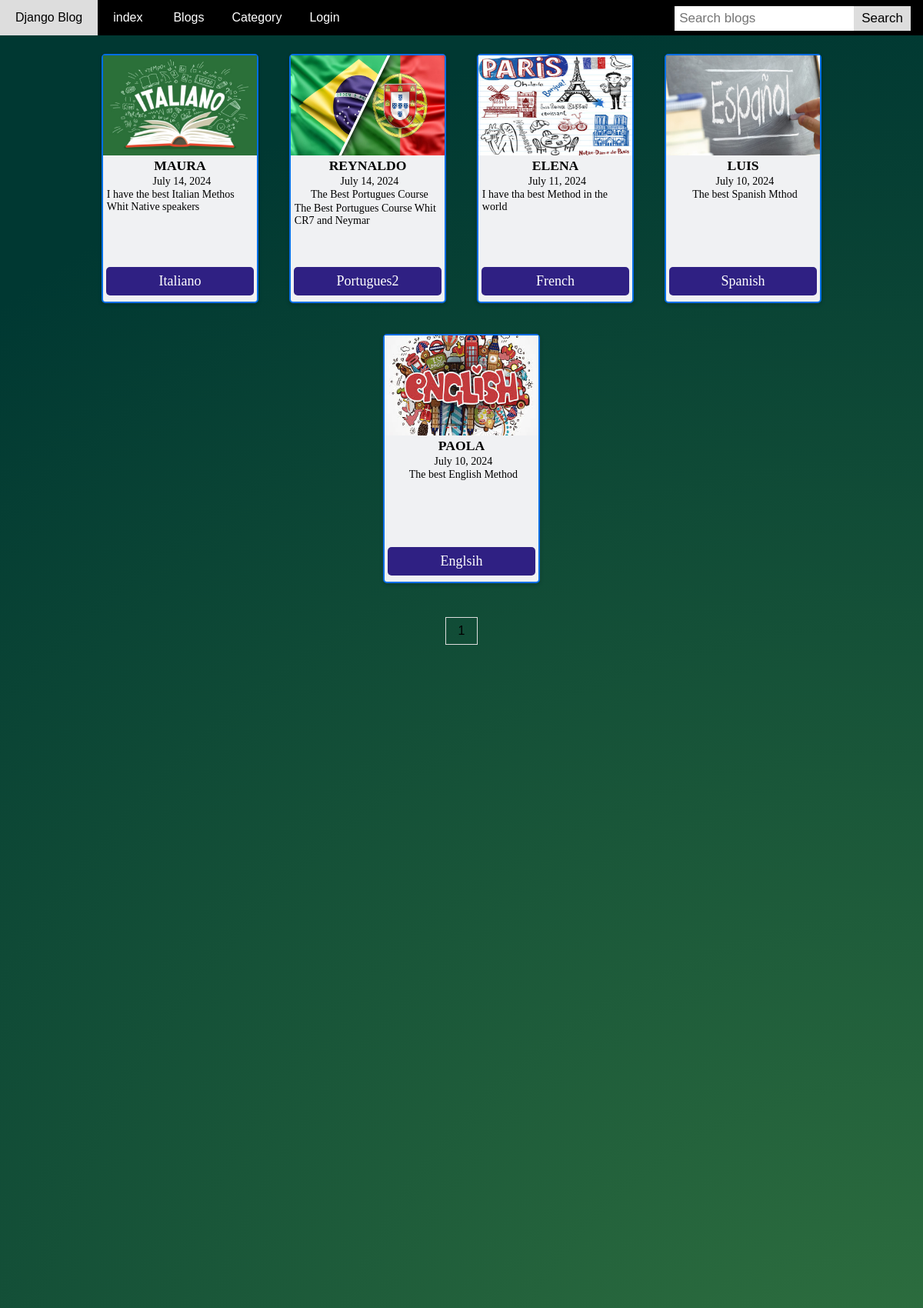
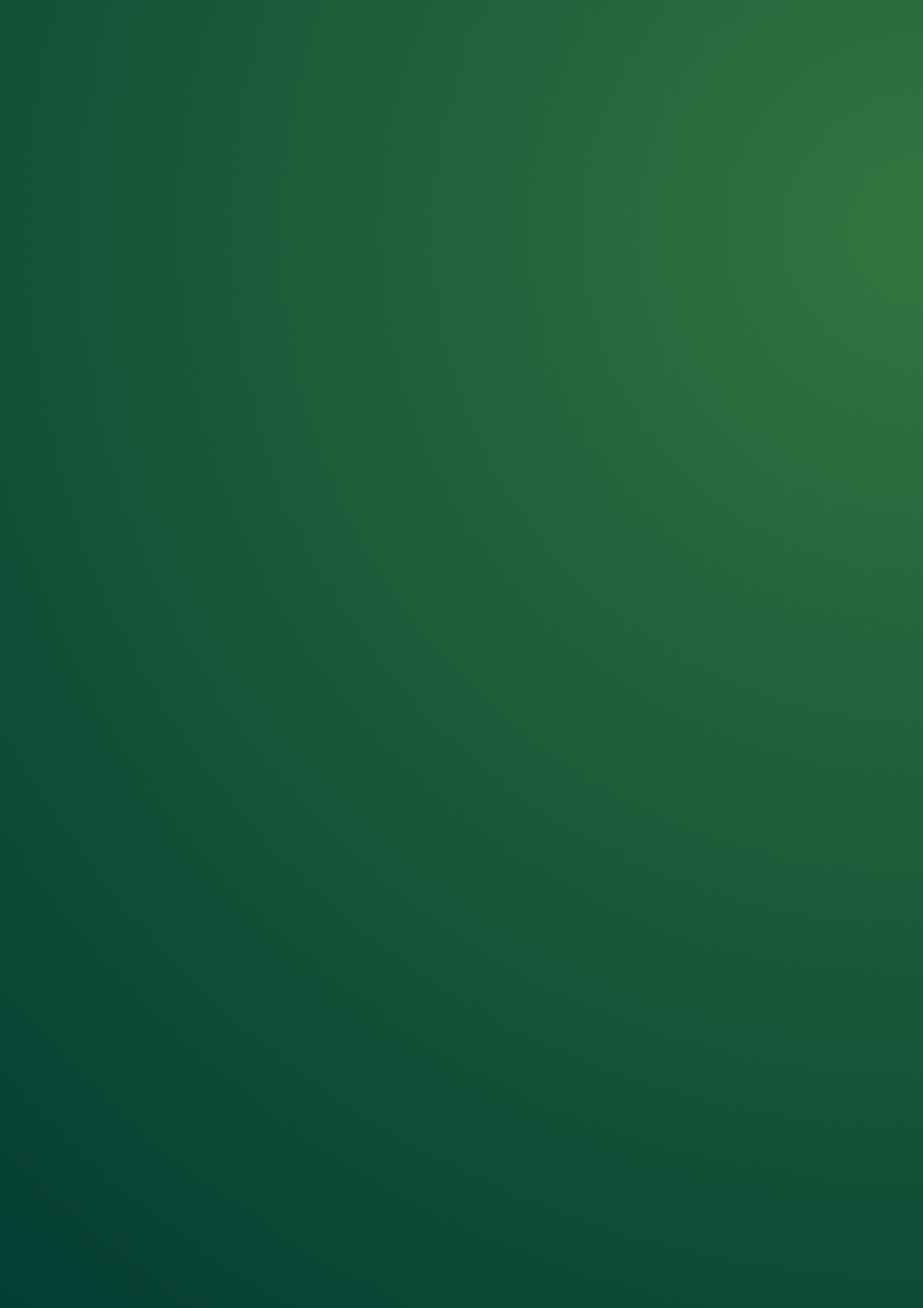
The app's page /blogs/ (upper part) with its own data (2 pictures, top to bottom).
### blog/models.py (models this page shows, shortened)
class Blog(models.Model):
    user = models.ForeignKey(
        User,
        related_name='user_blogs',
        on_delete=models.CASCADE
    )
    category = models.ForeignKey(
        Category,
        related_name='category_blogs',
        on_delete=models.CASCADE
    )
    tags = models.ManyToManyField(
        Tag,
        related_name='tag_blogs',
        blank=True
    )
    likes = models.ManyToManyField(
        User,
        related_name='user_likes',
        blank=True
    )
    title = models.CharField(
        max_length=250
    )
    CCI = models.CharField(
        max_length=250, null=True
    )
    price = models.CharField(
        max_length=250, null=True
    )
    slug = models.SlugField(null=True, blank=True)
    banner = models.ImageField(upload_to='blog_banners')
    description = RichTextField()
    created_date = models.DateField(auto_now_add=True)

class Tag(models.Model):
    title = models.CharField(max_length=150)
    slug = models.SlugField(null=True, blank=True)
    created_date = models.DateField(auto_now_add=True)

### user_profile/models.py (models this page shows, shortened)
class User(AbstractUser):
    email = models.EmailField(
        max_length=150,
        unique=True,
        error_messages={
            "unique": "The email must be unique"
        }
    )
    profile_image = models.ImageField(
        null=True,
        blank=True,
        upload_to="profile_images"
    )
    followers = models.ManyToManyField("Follow")
    REQUIRED_FIELDS = ["email"]
    objects = CustomUserManager()

### blog/views.py (the view)
# urls.py: path('blogs/', blogs, name='blogs'),
def blogs(request):
    queryset = Blog.objects.order_by('-created_date')
    tags = Tag.objects.order_by('-created_date')
    page = request.GET.get('page', 1)
    paginator = Paginator(queryset, 10)
    try:
        blogs = paginator.page(page)
    except EmptyPage:
        blogs = paginator.page(1)
    except PageNotAnInteger:
        blogs = paginator.page(1)
        return redirect('blogs')
    context = {
        "blogs": blogs,
        "tags": tags,
        "paginator": paginator
    }
    return render(request, 'blogs.html', context)

### blog/context_processors.py (called while the page is built)
def get_all_categories(request):
    categories = Category.objects.all()
    context = {
        "categories": categories
    }
    return context

### templates/blogs.html (shortened to what this page needs)
{% extends 'base.html' %}
{% load static %}
{% block content %}
<section class="container-blog">
      {% for blog in blogs %}
        {% include 'blog_card.html' %}
      {% endfor %}
</section>
<div>
  {% include 'pagination.html' %}
</div>
{% endblock content %}

### templates/blog_card.html (shortened to what this page needs)
<div class="producto">
  <img src="{{blog.banner.url}}" alt="">
  <a class="username-blog" href="{% url 'view_user_information' blog.user.username %}">{{blog.user.username}}</a>
  <a class="date-blog" href="#">{{blog.created_date}}</a>
  {% if blog.tags.all.count > 0 %}
    {% for tag in blog.tags.all %}
      <a class="tag-blog" href="#">{{tag.title}}</a>
    {% endfor %}
  {% else %}
    None
  {% endif %}
  <a class="button-blog" href="{% url 'blog_details' blog.slug %}">{{blog.title}}</a>
</div>

### templates/base.html (style rules this page uses)
body { height: 100%; margin: 0; font-family: Arial, sans-serif; min-height: 500vh; background: radial-gradient(circle closest-corner at right center, #337540 0%, #003832 100%); }

### templates/blogs.html (style rules this page uses)
.container-blog { display: flex; flex-wrap: wrap; justify-content: center; padding: 4px; }

### templates/blog_card.html (style rules this page uses)
.producto { flex: 1 1 calc(20% - 40px); margin: 20px; box-shadow: 0 2px 5px rgba(0,0,0,0.2); display: flex; flex-direction: column; align-items: center; background: #f0f1f3; max-width: calc(20% - 150px); min-width: 200px; border-radius: 5px; border: 2px solid #006ee6; height: 320px; position: relative; }
.producto img { width: 100%; height: 130px; display: block; }
.username-blog { font-weight: bold; font-size: 1.1rem; text-decoration: none; color: inherit; margin-top: 0.2rem; text-transform: uppercase; font-family: 'Cambria', Cochin, Georgia, Times, 'Times New Roman', serif; }
.date-blog, .tag-blog { font-size: 14px; text-decoration: none; text-align: left; display: block; margin-top: 0.1rem; margin-left: 0.3rem; color: inherit; font-family: 'Cambria', Cochin, Georgia, Times, 'Times New Roman', serif; }
.button-blog { font-size: 18px; display: inline-block; text-align: center; margin-top: 0.5rem; padding: 0.5rem 1rem; width: 80%; text-decoration: none; color: white; background-color: rgb(47, 32, 131); border-radius: 5px; position: absolute; bottom: 8px; left: 50%; transform: translateX(-50%); font-family: 'Cambria', Cochin, Georgia, Times, 'Times New Roman', serif; }

### records on screen
Blog: banner (picture), user.username "MAURA", created_date "July 14, 2024", title "Italiano"
Tag: title "I have the best Italian Methos Whit Native speakers"
Blog: banner (picture), user.username "REYNALDO", created_date "July 14, 2024", title "Portugues2"
Tag: title "The Best Portugues Course"
Tag: title "The Best Portugues Course Whit CR7 and Neymar"
Blog: banner (picture), user.username "ELENA", created_date "July 11, 2024", title "French"
Tag: title "I have tha best Method in the world"
Blog: banner (picture), user.username "LUIS", created_date "July 10, 2024", title "Spanish"
Tag: title "The best Spanish Mthod"
Blog: banner (picture), user.username "PAOLA", created_date "July 10, 2024", title "Englsih"
Tag: title "The best English Method"

### other values on screen
{{ page }} "1"
